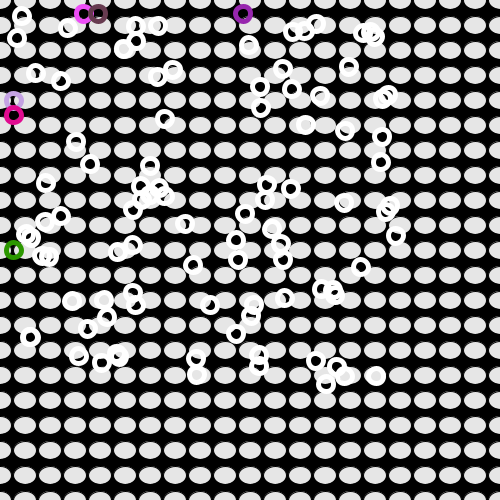
Frame 1 (no input)
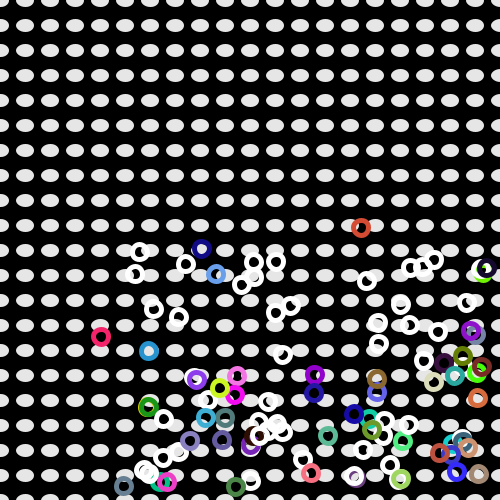
Frame 60 (the mouse pressed at the canvas centre just before this capture)
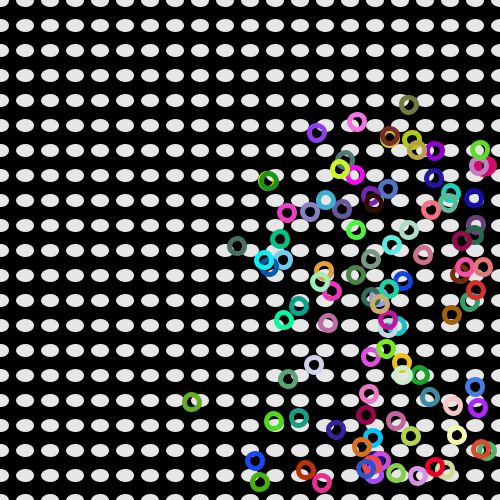
Frame 120 (the mouse held since frame 60 and released just before this capture)

The Processing sketch that drew these frames (run headless with seeded random() and noise(); from frame 60 on, the mouse is pressed at the canvas centre):

// Processing sketch: processing_97644
// ── processing_97644.pde


 
boolean runStop = true;
float ballSize = 15;
 
Ball[] balls = new Ball[100];
 
void setup()
{ 
  
  size(500,500);
  smooth();
  
  for (int i=0; i< 100; i++){
    balls[i] = new Ball(random(400),random(400));
  }
}
 
void draw()

{
  background(0);
  
  // Aquí utilitzem l´eina bucle per crear el 
 //fons que en aquest cas son les elipses blanques amb el fons negre

    for (int y=0; y< 35; y++)
  {
     
    for(int x = 0;x < 35; x++)
    {
      stroke(0);
      fill(250,250,250);
      ellipse( x *25, y*25,23,18);
     
    }
  }
      
  fill(0,20);
  noStroke();
  rect(0,0,width,height);
  
  // Aqu;i creem la resta de boles que es moran per 
  // el dibuix i que rebotaran amb les parets
   
  for (int i=0; i<balls.length; i++){
    balls[i].update();
    balls[i].checkSides();
    balls[i].display();
  }
}
 
 // Originalment totes les elipses que e desplacen 
 // seràn blanques
 
class Ball {
  color ballColor = color(255,255,255);
  
 // Afegim velocitats en els eixos x i y
 
  float ball_x;
  float ball_y;
  float speed_x = 2;
  float speed_y = 4; 
   
  Ball(float x, float y){
    ball_x = x;
    ball_y = y;
  }
   
  void update(){
     
    ball_x = ball_x + speed_x;
    ball_y = ball_y + speed_y;
   
  }
   
 void checkSides()
 {
      //Aquí establim els imits de txoc amb les parets
      // i condicionem que si les boles txoquen 
      //aquestes agafaran una direcció i un color random
      
    if (ball_x > width-ballSize/2-5){
      ball_x = width-ballSize/2-5 - 1;
      speed_x = speed_x * -1;
      speed_x = speed_x + random(-0.5, 0.5);
      ballColor = color(random(255),random(255),random(255));
    }
    else if(ball_x < ballSize/2+5){
      ball_x = ballSize/2+5 + 1;
      speed_x = speed_x * -1;
      speed_x = speed_x + random(-0.5, 0.5);
      ballColor = color(random(255),random(255),random(255)); 
    }   
       
    if (ball_y > height-ballSize/2-5){
      ball_y = height-ballSize/2-5 - 1;
      speed_y = speed_y * -1;
      speed_y = speed_y + random(-0.5, 0.5);
      ballColor = color(random(255),random(255),random(255));
    }
    else if(ball_y < ballSize/2+5){
      ball_y = ballSize/2+5 + 1;
      speed_y = speed_y * -1;
      speed_y = speed_y + random(-0.5, 0.5);
      ballColor = color(random(255),random(255),random(255));     
    }
  }
   
  void display(){
    stroke(ballColor);
    strokeWeight(5);
    noFill();
    ellipse(ball_x,ball_y, ballSize,ballSize); 
  }
}
